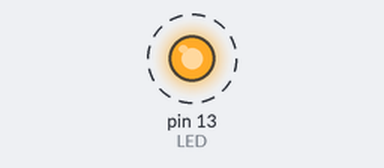
Recording of a sketch running on a simulated Arduino Uno, built with avr-gcc and run on an emulated ATmega328P. Parts: output pins drawn as LEDs (lit = HIGH). Dashed ring = blinking.

Above: at 8.19 s.
Timing chart, 0 to 11.0 s (numbered marks = the images above):
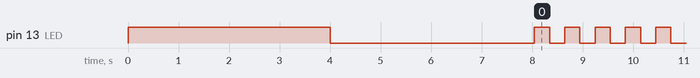

The sketch:

crear_nombre_al_bluetooth.ino
```cpp
#include <SoftwareSerial.h>

/* Programa el modulo bluetooth HC-06 con un nuevo:
  NOMBRE  (Nombre de 20 caracteres)
  PIN     (Clave de cuatro numeros)
  BPS     (Velocidad de conexion en baudios)

  Tienda donde se compro el modulo: http://dinastiatecnologica.com/producto/modulo-bluetooth-hc-05/
  By: http://elprofegarcia.com

  CONEXIONES:
  ARDUINO   BLUETOOTH
  5V        VCC
  GND       GND
  PIN 2     TX
  PIN 3     RX

 */

SoftwareSerial blue(2, 3);   //Crea conexion al bluetooth - PIN 2 a TX y PIN 3 a RX

char NOMBRE[21]  = "Elder Quisqunay"; // Nombre de 20 caracteres maximo
char BPS         = '4';     // 1=1200 , 2=2400, 3=4800, 4=9600, 5=19200, 6=38400, 7=57600, 8=115200
char PASS[5]    = "1234";   // PIN O CLAVE de 4 caracteres numericos

void setup()
{
    blue.begin(9600); // inicialmente la comunicacion serial a 9600 Baudios (velocidad de fabrica)

    pinMode(13,OUTPUT);
    digitalWrite(13,HIGH); // Enciende el LED 13 durante 4s antes de configurar el Bluetooth
    delay(4000);

    digitalWrite(13,LOW); // Apaga el LED 13 para iniciar la programacion

    blue.print("AT");  // Inicializa comando AT
    delay(1000);

    blue.print("AT+NAME"); // Configura el nuevo nombre
    blue.print(NOMBRE);
    delay(1000);                  // espera 1 segundo

    blue.print("AT+BAUD");  // Configura la nueva velocidad
    blue.print(BPS);
    delay(1000);

    blue.print("AT+PIN");   // Configura el nuevo PIN
    blue.print(PASS);
    delay(1000);
}

void loop()
{
    digitalWrite(13, !digitalRead(13)); // cuando termina de configurar el Bluetooth queda el LED 13 parpadeando
    delay(300);
}
```

Measured:
- by itself, pin 13 (LED): repeats every 0.60 s: HIGH 0.30 s, LOW 0.30 s
